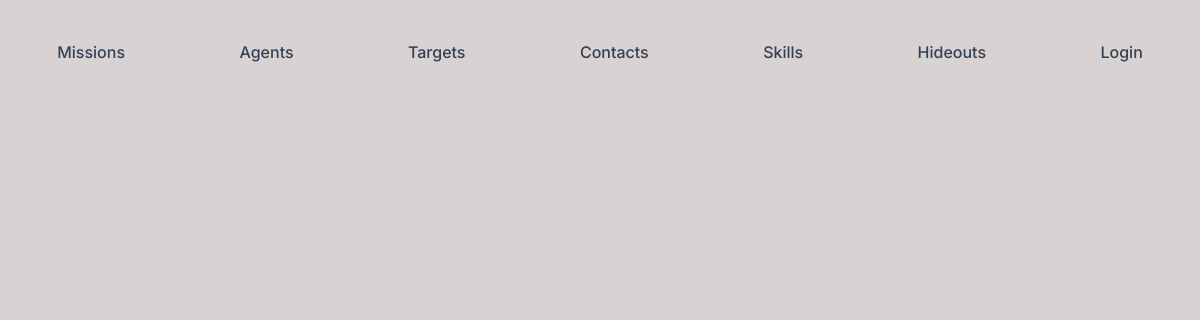
/dist/skills.php, run on an earlier commit of the app's database.
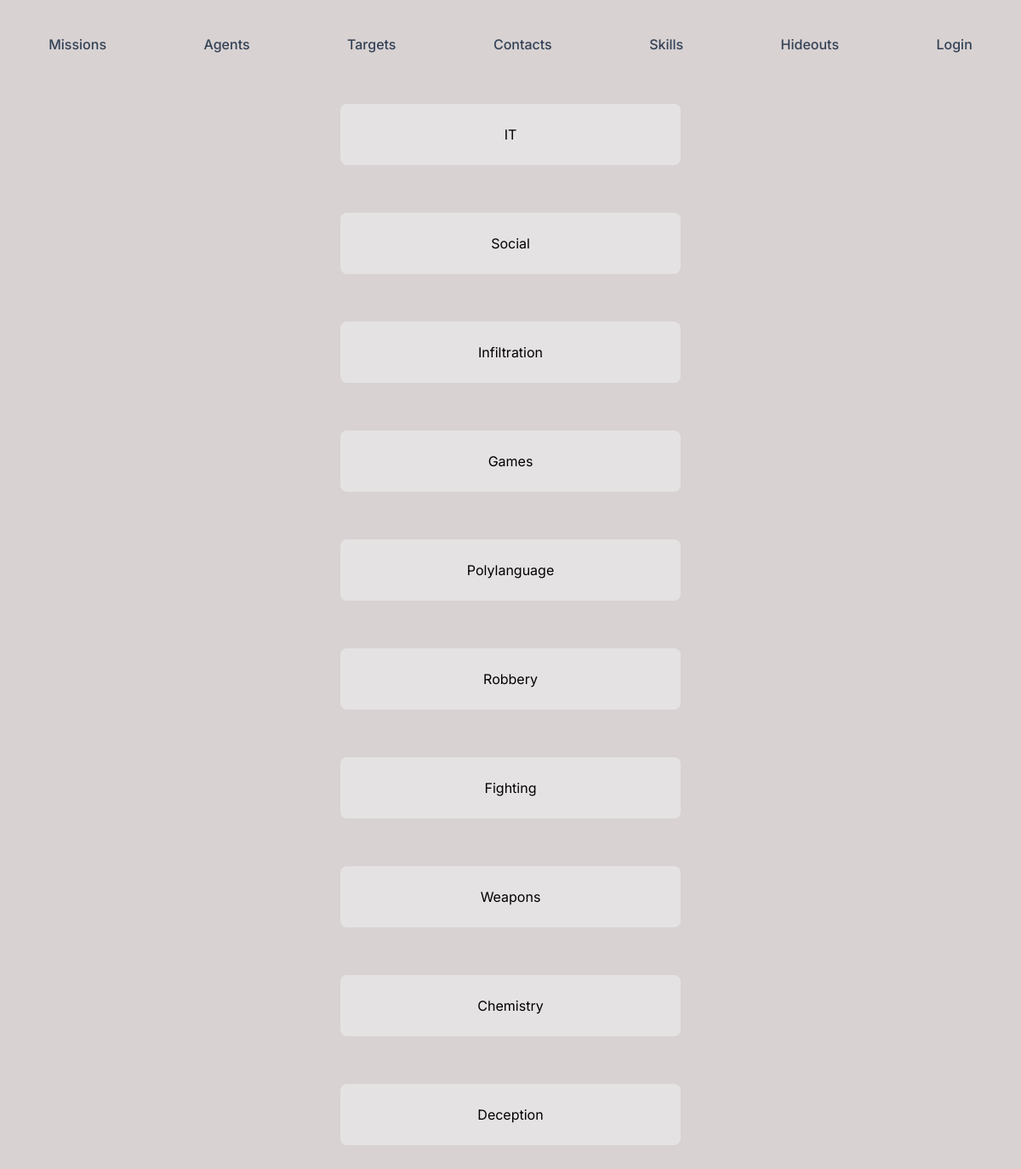
And on a later commit of the database.
### tables this page shows
CREATE TABLE IF NOT EXISTS `skill` (
  `id` int(11) NOT NULL AUTO_INCREMENT,
  `name` varchar(60) NOT NULL,
  PRIMARY KEY (`id`)
);

### dist/skills.php (the view, shortened to what this page needs)
<!DOCTYPE html>
<html lang="fr">
<?php session_start();
$cleardb_url = parse_url(getenv("DATABASE_URL"));
$cleardb_server = $cleardb_url["host"];
$cleardb_username = $cleardb_url["user"];
$cleardb_password = $cleardb_url["pass"];
$cleardb_db = substr($cleardb_url["path"], 1);
$pdo = mysqli_connect($cleardb_server, $cleardb_username, $cleardb_password, $cleardb_db);
?>
<head>
  <link href="./output.css" rel="stylesheet">
  <link rel="stylesheet" href="../css/styles.css">
</head>
<body>
  <nav class="flex flex-wrap justify-around w-full mt-8">
    <a href="index.php" class="font-medium px-3 py-2 text-slate-700 rounded-lg hover:text-orange-600">Missions</a>
    <a href="agents.php" class="font-medium px-3 py-2 text-slate-700 rounded-lg hover:text-orange-600">Agents</a>
    <a href="targets.php" class="font-medium px-3 py-2 text-slate-700 rounded-lg hover:text-orange-600">Targets</a>
    <a href="contacts.php" class="font-medium px-3 py-2 text-slate-700 rounded-lg hover:text-orange-600">Contacts</a>
    <a href="skills.php" class="font-medium px-3 py-2 text-slate-700 rounded-lg hover:text-orange-600">Skills</a>
    <a href="hideouts.php" class="font-medium px-3 py-2 text-slate-700 rounded-lg hover:text-orange-600">Hideouts</a>
    <?php
    if (!isset($_SESSION['email'])) {
    ?>
      <a href="login.php" class="font-medium px-3 py-2 text-slate-700 rounded-lg hover:text-orange-600">Login</a>
    <?php
    } else {
    ?>
      <a href="logout.php" class="font-medium px-3 py-2 text-slate-700 rounded-lg hover:text-orange-600">Logout</a>
    <?php
    }
    ?>
  </nav>
  <div class="block text-center py-8">
    <?php
    foreach (mysqli_query($pdo, ('SELECT * FROM skill')) as $skill) {
      echo '<div class="mx-auto w-3/4 md:w-2/3 lg:w-1/3 rounded-lg bg-gray-100/50 p-6 m-4">';
      echo $skill['name'] . '<br>';
      echo '</div>';
      echo '<br>';
    } ?>
  </div>
</body>
</html>

What changed in the data, as far as the page shows it:
added skill: name "IT"
added skill: name "Social"
added skill: name "Infiltration"
added skill: name "Games"
added skill: name "Polylanguage"
added skill: name "Robbery"
added skill: name "Fighting"
added skill: name "Weapons"
added skill: name "Chemistry"
added skill: name "Deception"
